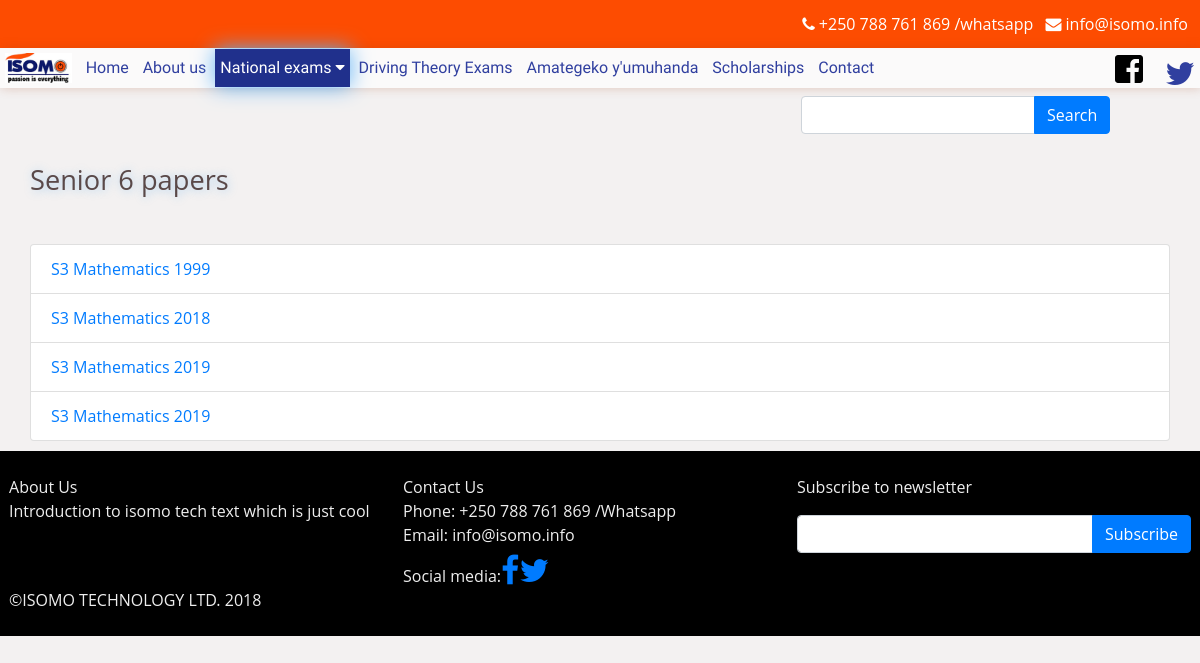
/papers/s6?subject=Physics, run on the app's committed database.
### tables this page shows
CREATE TABLE `levels` (
  `name` varchar(32) NOT NULL,
  `printname` varchar(128) DEFAULT NULL,
  `short_intro` text,
  `description` text
);

CREATE TABLE `papers` (
  `id` int(11) NOT NULL,
  `name` varchar(64) NOT NULL,
  `subject` int(11) NOT NULL,
  `level` varchar(16) DEFAULT NULL,
  `file` varchar(1024) NOT NULL,
  `year` int(11) DEFAULT NULL,
  `done_date` date DEFAULT NULL COMMENT 'The date when the exam was done',
  `answers` int(11) DEFAULT NULL COMMENT 'references id for answers',
  `date` timestamp NOT NULL DEFAULT CURRENT_TIMESTAMP ON UPDATE CURRENT_TIMESTAMP,
  `archived` enum('no','yes') NOT NULL DEFAULT 'no',
  `archivedDate` timestamp NULL DEFAULT NULL,
  `archivedBy` int(11) DEFAULT NULL
);

### functions.php (called while the page is built, shortened)
<?php
	include_once "conn.php";
	function subject_name_to_id($name){
		global $db;
		$name = $db->real_escape_string($name);
		$query = $db->query("SELECT id FROM subjects WHERE name LIKE \"$name\" LIMIT 1") or trigger_error($db->error);
		if($query && $query->num_rows){
			return $query->fetch_assoc()['id'];
		}else return false;
	}
	function page_level(){
		$request_uri = trim($_SERVER['REQUEST_URI'], "/");
		$level = count(explode("/", $request_uri));
		return $level;
	}
	function get_file($filename){
		$plevel = page_level();
		$file = "";
		for($n=0; $n<$plevel; $n++){
			$file .= "../";
		}
		$file .= "$filename";
		return $file;
	}
	function level_papers($level, $subject = ''){
		global $db;
		$level = strtoupper($level);
		$sql = "SELECT papers.* FROM papers JOIN subjects ON papers.subject = subjects.id JOIN subject_levels ON subject_levels.subject = subjects.id WHERE subject_levels.level = \"$level\" AND papers.subject LIKE \"%$subject%\" ORDER BY date DESC ";
		$query = $db->query($sql) or die("error getting papers $db->error");
		$papers = array();
		while ($data = $query->fetch_assoc()) {
			$papers[] = $data;
		}
		return $papers;
	}
	function str_decode($str){
		return str_ireplace("_", " ", $str);
	}
?>

### papers.php (the view, shortened to what this page needs)
<!DOCTYPE html>
<html>
<head>
	<?php
		include "functions.php";
		include_once 'class.paper.php';
		include_once 'class.user.php';
		$Paper = new paper();
		$str = trim(str_ireplace("/papers/", '', $_SERVER['REQUEST_URI']), '/');
		if($pos  = strripos($str, "?")){
			$str = substr_replace($str, '', $pos);
		}
		$parts = explode("/", trim($str));
		$level = page_level();
		if($level == 1){
			$page_name = 'home';
			$title = "Papers";
		}else if($level == 2){
			$spage = $parts[0];
			$query = $db->query("SELECT * FROM levels WHERE name = \"$spage\" LIMIT 1 ") or die("Cabt see level $db->error");
			if($query->num_rows){
				$level = $query->fetch_assoc();
			}else{
			}
		}else if($level == 3){
			if($parts[0] == 'get'){
				$paper_pname = $parts[1];
				$papername = str_ireplace("_", " ", $db->real_escape_string($paper_pname));
				$sql = "SELECT * FROM papers WHERE LOWER(name) = \"$papername\" ";
				$query = $db->query($sql) or trigger_error("Error getting a paper");
				if($query->num_rows){
					$paper_data = $query->fetch_assoc();
					$paper_file = $paper_data['file'];
				}
			}else{
				die();
			}
		}else if(strpos($parts[1], "driving_theory") == 0){
			$page_name = 'driving_theory';
			$paper_date = str_ireplace("driving_theory", "", $parts[1]);
			$paper_data = $Paper->getDrivingPaper('', $paper_date)[0];
			$title = $paper_data['name'];
		}
		include "modules/head.php";
	?>
</head>
<body>
	<?php
		include "modules/menu.php";
		if($level == 1){
			include "paper_home.php";
		}else{
			$spage = $parts[0];
			$query = $db->query("SELECT * FROM levels WHERE name = \"$spage\" LIMIT 1 ") or die("Cabt see level $db->error");
			if($query->num_rows){
				$level = $query->fetch_assoc();
				$printname = $level['printname'];
				$pref_subject = str_decode($_GET['subject']??"");
				$pref_subject_id = subject_name_to_id($pref_subject);
				?>
					<div class="container">
						<div class="row">
							<div class="col-md-9">
								<h1 class="page-title"><?php echo $printname ?> papers</h1>
							</div>
							<div class="col-md-3">
							</div>
						</div>
						<div class="row">
							<div class="col-md-12">
								<ul class="list-group">
								<?php
									$papers = level_papers($spage, $pref_subject_id);
									for($n=0; $n<count($papers); $n++){
										$paper = $papers[$n];
										$pname = $paper['name'];
										?>
											<li class="list-group-item"><a href="<?php echo get_file("papers/get/".str_ireplace(" ", "_", strtolower($pname))); ?>"><?php echo $pname ?></a></li>
										<?php
									}
								?>
								</ul>
							</div>
						</div>
					</div>
				<?php
			}else if($spage =='get'){
				if(!empty($paper_data)){
					$papername =  $paper_data['name'];
					$paper_parts = explode("_", $papername);
					$subjname = $paper_data['name'];
					$subj_level = $paper_parts[0];
					$subj_year = $paper_data['year'];
					$paper_id = $paper_data['id'];
					$answerData = $Paper->get_answer($paper_id);
					if($answerData){
						$answer_paper_id = $answerData['id'];
						$buy_status = $Paper->bought($current_user, $answer_paper_id);
					}else{
						$buy_status = false;
					}
					?>
						<div class="container">
							<div class="row">
								<div class="col-md-12">
									<h1 class="page-title"><?php echo ucwords($subjname);  ?></h1>
									<div>
										<?php
											if($buy_status == 'pending'){
												echo '<p class="alert alert-info">Your purchase is pending, Please send money to get answers</p>';
											}else if($buy_status == 'done'){
												?>
													<button class="btn btn-primary"><a href="#answer" style="color: inherit; text-decoration: inherit;">BUY</a></button>
												<?php
											}else{
												echo '<button class="btn btn-primary"><a href="/buy/'.$paper_pname.'" style="color: inherit; text-decoration: inherit;">BUY</a></button>';
											}
										?>
									</div>
									<?php
										include $paper_file;
									?>
								</div>
							</div>
						</div>
					<?php
				}else{
					header("location:../");
					die();
					$papername =  $parts[1];
					$paper_parts = explode("_", $papername);
					$subjname = $paper_parts[1];
					$subj_level = $paper_parts[0];
					$subj_year = $paper_parts[2];
					$query = $db->query("SELECT * FROM papers JOIN subjects ON subjects.id = papers.subject JOIN subject_levels ON subject_levels.subject = subjects.id WHERE subjects.name = \"$subjname\" AND subject_levels.level = \"$subj_level\" AND papers.year = \"$subj_year\" LIMIT 1 ") or die("can't get a paper $db->error");
					$paper_data = $query->fetch_assoc();
					$paper_id = $paper_data['id'];
					$answerData = $Paper->get_answer($paper_id);
					var_dump($answerData);
					?>
						<div class="container">
							<div class="row">
								<div class="col-md-12">
									<h1 class="page-title"><?php echo ucwords($subjname)." of ".$subj_year;  ?></h1>
									<div class="embed-responsive embed-responsive-16by9">
										<iframe scrolling ='no' class="embed-responsive-item" frameborder="0" width="400" height="100%" src="<?php echo get_file($paper_data['file']); ?>"></iframe>
									</div>
								</div>
							</div>
						</div>
					<?php
				}
			}
		}
		include "modules/footer.php";
	?>
</body>
</html>

### css/style.css (style rules this page uses)
body { font-family: 'Open Sans', sans-serif; font-size: 1em; background: #f3f1f1; max-width: 1200px; margin: 0 auto; }
*, *:before, *:after { box-sizing: border-box; }
html, div, span, applet, object, iframe, h1, h2, h3, h4, h5, h6, p, blockquote, pre, a, abbr, acronym, address, big, cite, code, del, dfn, em, img, ins, kbd, q, s, samp, small, strike, strong, sub, sup, tt, var, b, u, i, center, dl, dt, dd, ol, ul, li, fieldset, form, label, legend, table, caption, tbody, tfoot, thead, tr, th, td, article, aside, canvas, details, embed, figure, figcaption, footer, header, hgroup, menu, nav, output, ruby, section, summary, time, mark, audio, video { margin: 0; padding: 0; border: 0; font-size: 100%; font: inherit; vertical-align: baseline; }
ol, ul { list-style: none; }
.container { margin: 10px auto; display: table; max-width: 1140px; width: 100%; }
.container:after, .container:before { content: "" clear : both; }
.page-title { font-size: 1.7em; color: #5a4949; text-shadow: 1px 1px 10px #2196f359; margin-bottom: 1.2rem; }
@media (min-width: 1200px) { .col, .col-1, .col-10, .col-11, .col-12, .col-2, .col-3, .col-4, .col-5, .col-6, .col-7, .col-8, .col-9, .col-lg, .col-lg-1, .col-lg-10, .col-lg-11, .col-lg-12, .col-lg-2, .col-lg-3, .col-lg-4, .col-lg-5, .col-lg-6, .col-lg-7, .col-lg-8, .col-lg-9, .col-md, .col-md-1, .col-md-10, .col-md-11, .col-md-12, .col-md-2, .col-md-3, .col-md-4, .col-md-5, .col-md-6, .col-md-7, .col-md-8, .col-md-9, .col-sm, .col-sm-1, .col-sm-10, .col-sm-11, .col-sm-12, .col-sm-2, .col-sm-3, .col-sm-4, .col-sm-5, .col-sm-6, .col-sm-7, .col-sm-8, .col-sm-9, .col-xl, .col-xl-1, .col-xl-10, .col-xl-11, .col-xl-12, .col-xl-2, .col-xl-3, .col-xl-4, .col-xl-5, .col-xl-6, .col-xl-7, .col-xl-8, .col-xl-9 { padding-right: 0; padding-left: 0; } }

### data on the page
levels: printname "Senior 6"
papers: name "S3 Mathematics 1999"
papers: name "S3 Mathematics 2018"
papers: name "S3 Mathematics 2019"
papers: name "S3 Mathematics 2019"
